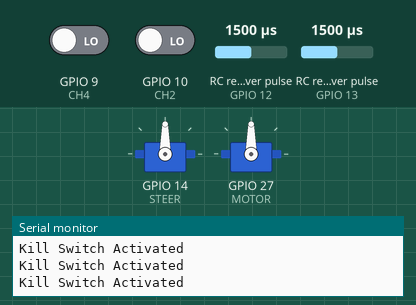
A sketch run on a simulated ESP32-S3. On the bench: 2 × servo, the last lines printed to the serial monitor. Wiring (inferred from the names in the program): 2 × RC receiver channel: data GPIO 12 / data GPIO 13. The test bench sets the inputs (shaded band); at power-on: RC receiver pulse (sensors on GPIO 12, GPIO 13) 1500 µs, GPIO 9 (CH4) LOW, GPIO 10 (CH2) LOW.

Above: at 7.2 s.
7.3 s: RC receiver pulse (sensor on GPIO 12) set to 1750 µs
At 7.45 s:
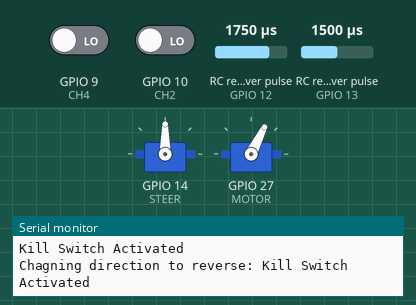
8.9 s: RC receiver pulse (sensor on GPIO 13) set to 1750 µs
11.0 s: RC receiver pulse (sensor on GPIO 12) set to 1020 µs
At 12.1 s:
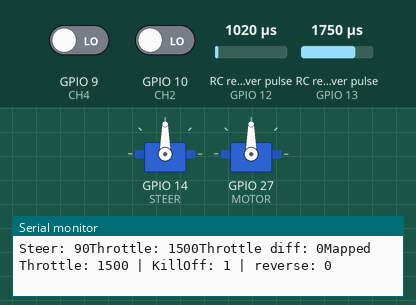
Timing chart, 0 to 14.0 s (numbered marks = the images above; inputs shaded):
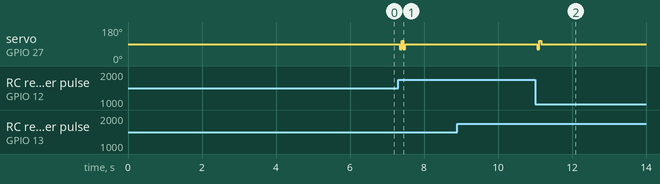

Measured:
- after the input at 7.3 s, servo on GPIO 27 (MOTOR): 90° → 63° at once, → 108° 0.05 s later, → 63° 0.05 s later, → 90° 0.05 s later
- after the input at 11.0 s, servo on GPIO 27 (MOTOR): 90° → 108° after 0.06 s, → 90° 0.11 s later

The sketch:

rc_dc.ino
```cpp
#define CH4 9
#define CH2 10
#define CH5 13
#define CH6 12

#define STEER 14
#define MOTOR 27
#include <ESP32Servo.h>
#include <Wire.h>


Servo steering;  // create servo object to control a servo
Servo engine;

int steer = 0;
int motor = 0;
bool killOff = false;
bool reverse = false;
bool forward = true;
int throttle;

int readChannel(int channelInput, int minLimit, int maxLimit, int defaultValue) {
  int ch = pulseIn(channelInput, HIGH, 30000);
  if (ch < 200) return defaultValue;
  return map(ch, 1000, 2000, minLimit, maxLimit);
}

bool readSwitch(byte channelInput, bool defaultValue) {
  int intDefaultValue = (defaultValue) ? 100 : 0;
  int ch = readChannel(channelInput, 0, 100, intDefaultValue);
  return (ch > 50);
}


void setupSteeringAndEngine() {
  steering.attach(STEER);
  engine.attach(MOTOR, 1000, 2000);
  engine.writeMicroseconds(1500);
  delay(5000);
  pinMode(CH4, INPUT);
  pinMode(CH2, INPUT);
  pinMode(CH5, INPUT);
  pinMode(CH6, INPUT);
}

void setup() {
  Serial.begin(115200);
  setupSteeringAndEngine();
  delay(1000);
}


void loop() {
  killOff = readSwitch(CH5, false);
  reverse = readSwitch(CH6, false);

  if (reverse == true && forward== true) {
      Serial.print("Chagning direction to reverse: ");
      engine.writeMicroseconds(1350);
      delay(50);
      engine.writeMicroseconds(1600);
      delay(50);
      engine.writeMicroseconds(1350);
      delay(50);
      forward = false;
  }

  if (reverse == false && forward == false) {
      Serial.print("Chagning direction to forward: ");
      engine.writeMicroseconds(1350);
      delay(50);
      engine.writeMicroseconds(1600);
      forward = true;
  }


  if (killOff == true) {
    steer = readChannel(CH4, 55, 125, 90);
    throttle = readChannel(CH2, 1000, 2000, 1500);
    int throttleDiff = (throttle-1500);
    int mappedThrottle = (-3.322505382374*(pow(10,-6))*(pow(throttleDiff, 2))) + (0.896498*throttleDiff) + 1500.63;


    Serial.print("Steer: ");
    Serial.print(steer);
    Serial.print("Throttle: ");
    Serial.print(throttle);
    Serial.print("Throttle diff: ");
    Serial.print(throttleDiff);
    Serial.print("Mapped Throttle: ");
    Serial.print(mappedThrottle);

    Serial.print(" | KillOff: ");
    Serial.print(killOff);
    Serial.print(" | reverse: ");
    Serial.print(reverse);
    Serial.println(" ");
    steering.write(steer);
    engine.writeMicroseconds(throttle);
    delay(1);
  }
  else {
    Serial.println("Kill Switch Activated");
    steering.write(90);
    engine.writeMicroseconds(1500);
    delay(2);
  }
}
```
